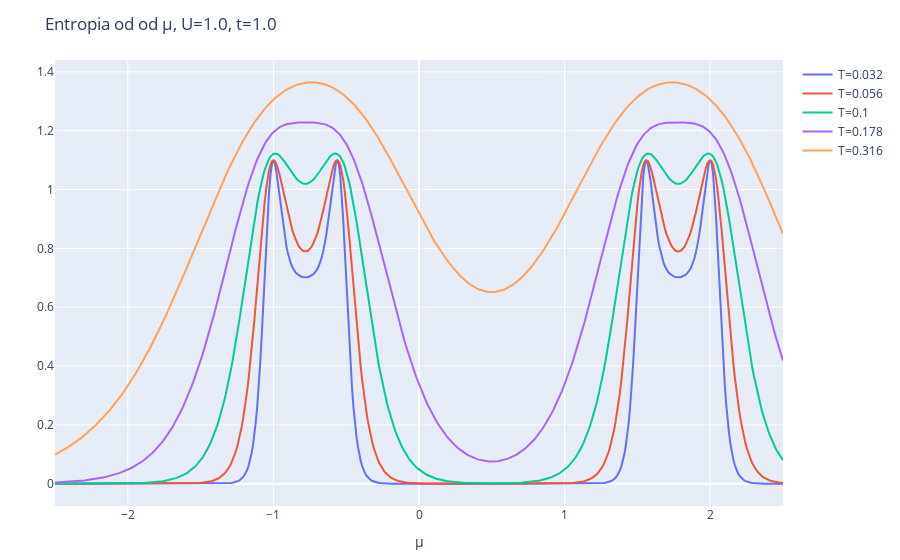

Notebook cell for this chart:
### Code cell
y_vals = entropy_vals

layout = Layout(
    title="Entropia od od μ, U=$U, t=$t",
    xaxis_title="μ",
    yaxis_title="",
)
plot([scatter(x=chem_potentials, y=yval, name="T=$t") for (yval, t) in zip(y_vals, temp_range)], layout)

### Figure 1 — Plotly figure (JSON) as saved in the notebook; plotly's stock layout.template omitted (floating-point values rounded to 4 significant figures; data arrays with more than 128 entries replaced by an {"elided": "..."} marker saying what was removed)
{"data": [{"name": "T=0.032", "type": "scatter", "x": {"elided": "501 float values"}, "y": {"elided": "501 float values"}}, {"name": "T=0.056", "type": "scatter", "x": {"elided": "501 float values"}, "y": {"elided": "501 float values"}}, {"name": "T=0.1", "type": "scatter", "x": {"elided": "501 float values"}, "y": {"elided": "501 float values"}}, {"name": "T=0.178", "type": "scatter", "x": {"elided": "501 float values"}, "y": {"elided": "501 float values"}}, {"name": "T=0.316", "type": "scatter", "x": {"elided": "501 float values"}, "y": {"elided": "501 float values"}}], "layout": {"margin": {"b": 50, "l": 50, "r": 50, "t": 60}, "title": "Entropia od od μ, U=1.0, t=1.0", "xaxis": {"title": {"text": "μ"}}, "yaxis": {"title": {"text": ""}}}}
